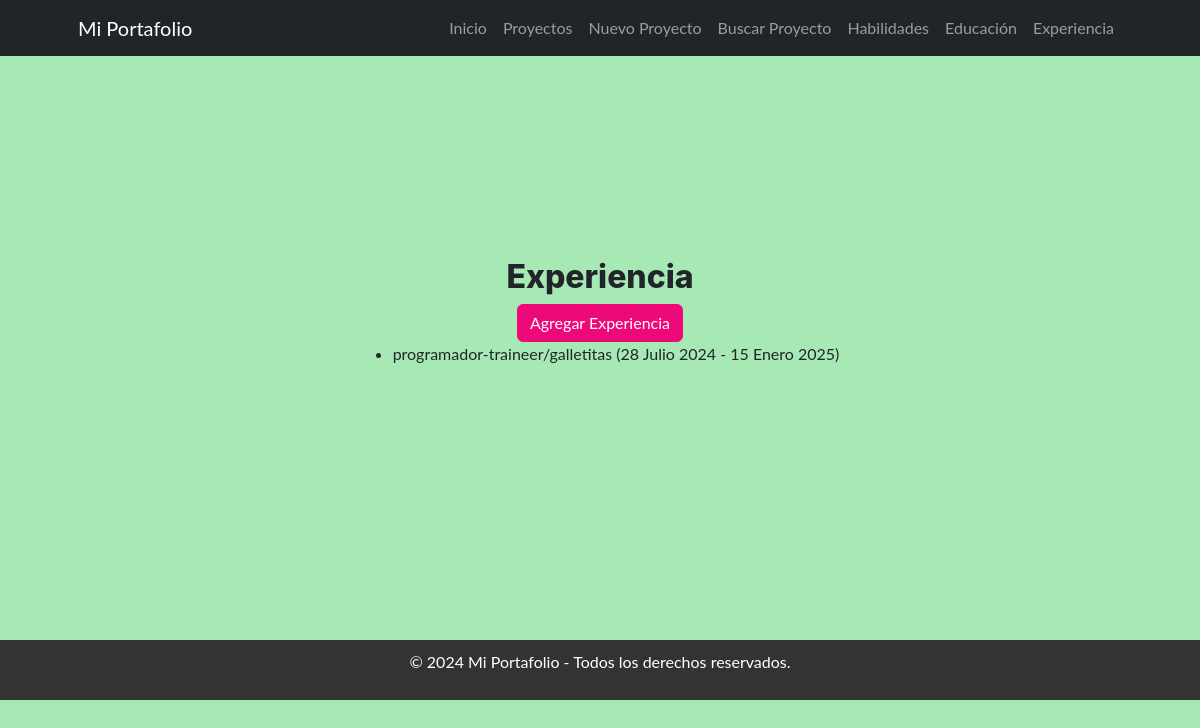
The app's page /experiencia/, older data.
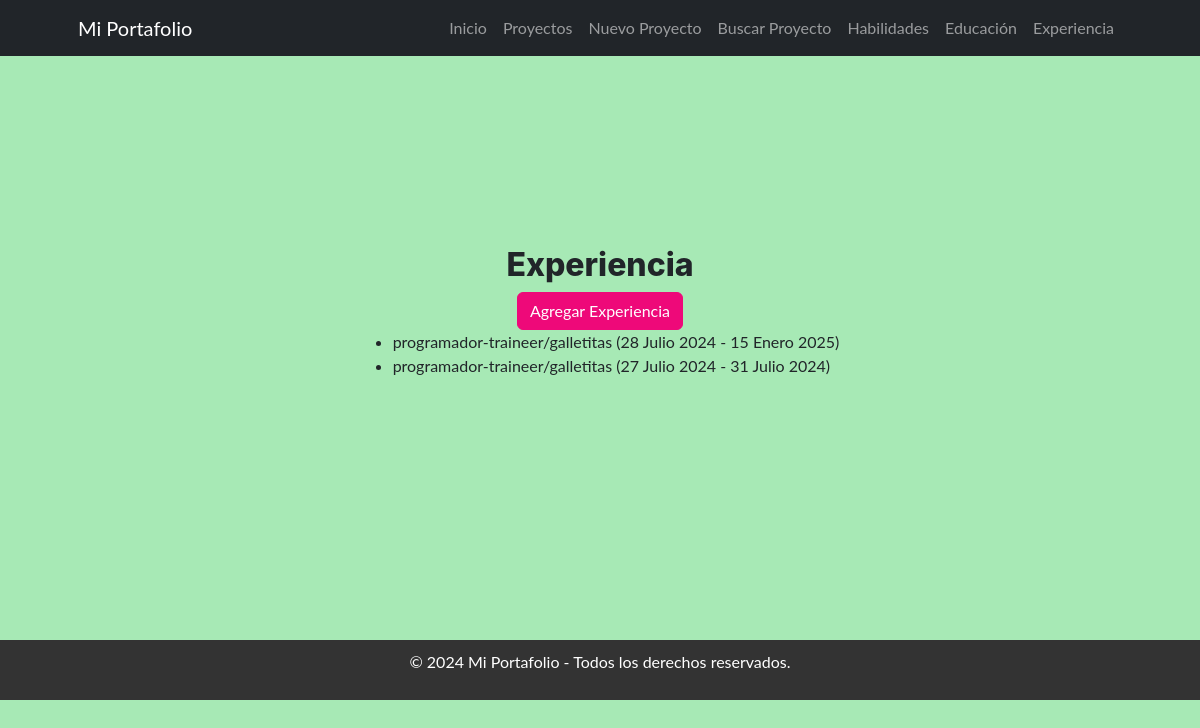
The same page, newer data.
### app_1/models.py (models this page shows, shortened)
class Experiencia(models.Model):
    empresa = models.CharField(max_length=200)
    puesto = models.CharField(max_length=200)
    fecha_inicio = models.DateField()
    fecha_fin = models.DateField(null=True, blank=True)
    descripcion = models.TextField()

### app_1/views.py (the view)
# urls.py: path('experiencia/', views.listar_experiencia, name='listar_experiencia'),
def listar_experiencia(request):
    experiencias = Experiencia.objects.all()
    return render(request, 'app_1/listar_experiencia.html', {'experiencias': experiencias})

### app_1/templates/app_1/listar_experiencia.html (shortened to what this page needs)
{% extends 'app_1/base.html' %}
{% block content %}
<h2>Experiencia</h2>
<a href="{% url 'nueva_experiencia' %}" class="btn btn-primary">Agregar Experiencia</a>
<ul>
    {% for experiencia in experiencias %}
    <li>{{ experiencia.puesto }}/{{ experiencia.empresa }} ({{ experiencia.fecha_inicio }} - {{experiencia.fecha_fin}})
    </li>
    {% endfor %}
</ul>
{% endblock %}

### app_1/templates/app_1/base.html (shortened to what this page needs)
<!DOCTYPE html>
<html lang="en">
{% load static %}
<head>
    <link rel="stylesheet" href="https://cdn.jsdelivr.net/npm/bootstrap@5.2.3/dist/css/bootstrap.min.css">
    <link rel="stylesheet" href="{% static 'app_1/css/styles.css' %}">
</head>
<body>
    <header>
        <nav class="navbar navbar-expand-lg navbar-dark bg-dark fixed-top">
            <div class="container px-5">
                <a class="navbar-brand" href="{% url 'bienvenido' %}">Mi Portafolio</a>
                <div class="collapse navbar-collapse" id="navbarResponsive">
                    <ul class="navbar-nav ms-auto">
                        <li class="nav-item"><a class="nav-link" href="{% url 'bienvenido' %}">Inicio</a></li>
                        <li class="nav-item"><a class="nav-link" href="{% url 'listar_proyectos' %}">Proyectos</a></li>
                        <li class="nav-item"><a class="nav-link" href="{% url 'nuevo_proyecto' %}">Nuevo Proyecto</a>
                        </li>
                        <li class="nav-item"><a class="nav-link" href="{% url 'buscar_proyecto' %}">Buscar Proyecto</a>
                        </li>
                        <li class="nav-item"><a class="nav-link" href="{% url 'listar_habilidades' %}">Habilidades</a>
                        </li>
                        <li class="nav-item"><a class="nav-link" href="{% url 'listar_educacion' %}">Educación</a></li>
                        <li class="nav-item"><a class="nav-link" href="{% url 'listar_experiencia' %}">Experiencia</a>
                        </li>
                    </ul>
                </div>
            </div>
        </nav>
    </header>
    <main>
        {% block content %}{% endblock %}
    </main>
    <footer>
        <p>&copy; 2024 Mi Portafolio - Todos los derechos reservados.</p>
    </footer>
</body>
</html>

### app_1/templates/app_1/base.html (style rules this page uses)
body { background-color: #a7e9b5; }
html, body { height: 100%; margin: 0; }
main { display: flex; flex-direction: column; justify-content: center; align-items: center; min-height: 80vh; padding: 20px; }
footer { text-align: center; padding: 10px; background-color: #333; color: #fff; }

Row changes from the older to the newer data that the page shows:
added Experiencia: puesto "programador-traineer", empresa "galletitas", fecha_inicio "27 Julio 2024", fecha_fin "31 Julio 2024"
